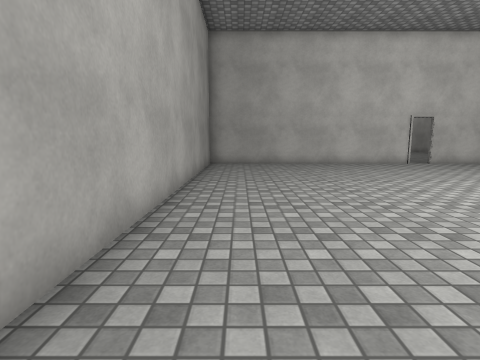
view 1 (above)

16 first-person views from a walk through a scene from a Unity 3-D project. The camera is 1.2 m above the floor, tilts 8° down and sees 80° across. The floor is counted in squares, 1 m on a side. Each view is taken from the middle of a square. On the plan, view 1 faces up. The plan holds only what a view shows up to about 13 squares ahead; the rest is blank. The place goes on beyond the plan. The player character is not drawn. Door leaves are left out, so doorways stand open. Some surface patterns are stand-ins.

view 2
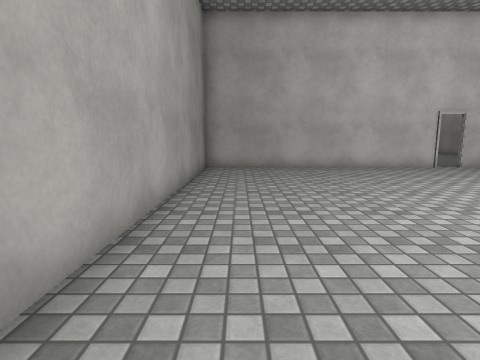

view 3
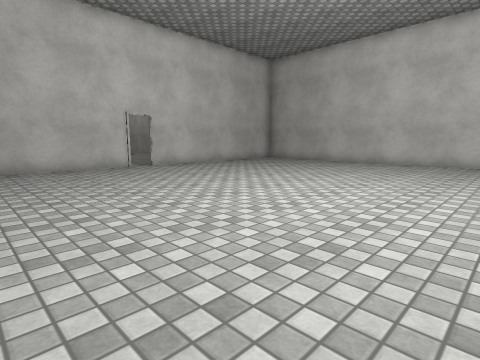

view 4
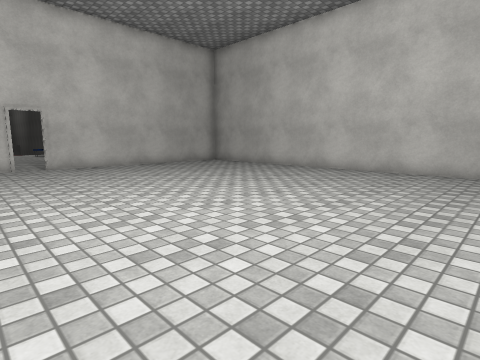

view 5
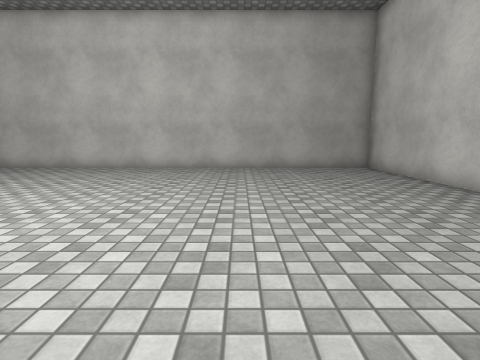

view 6
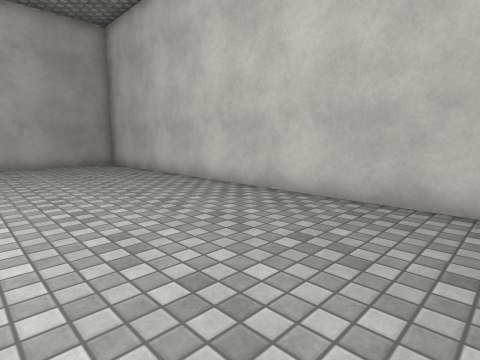

view 7
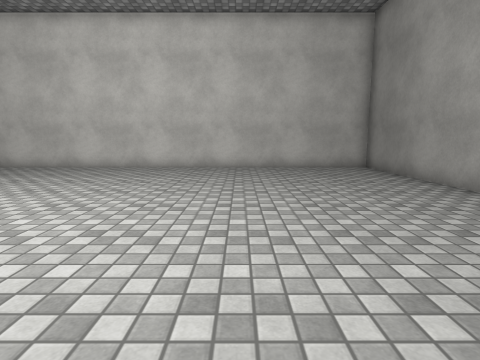

view 8
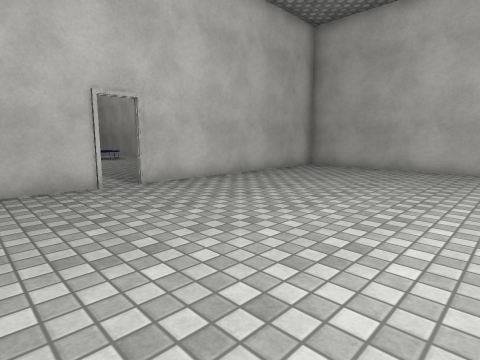

view 9
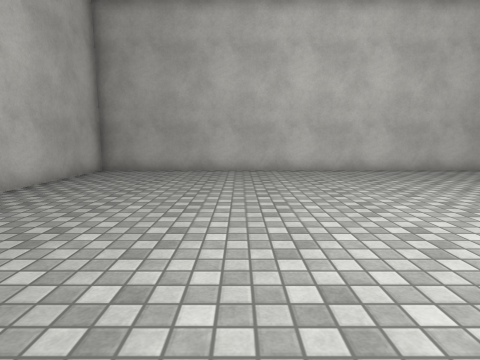

view 10
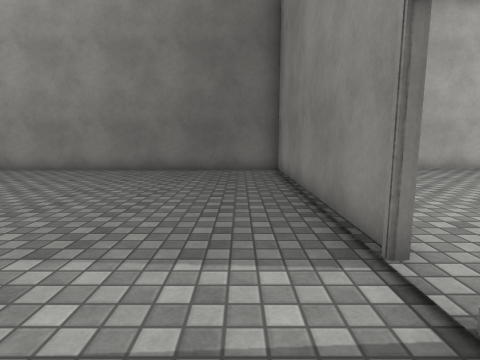

view 11
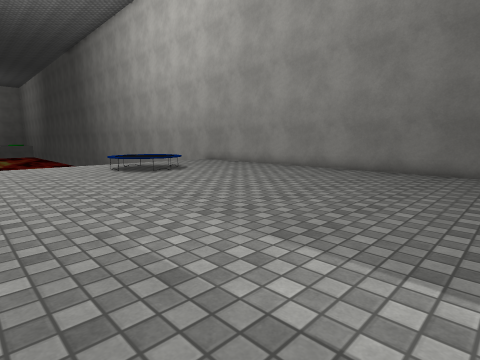

view 12
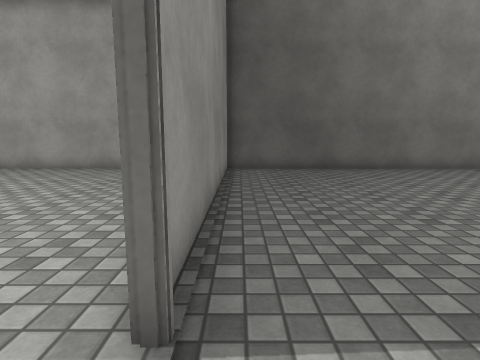

view 13
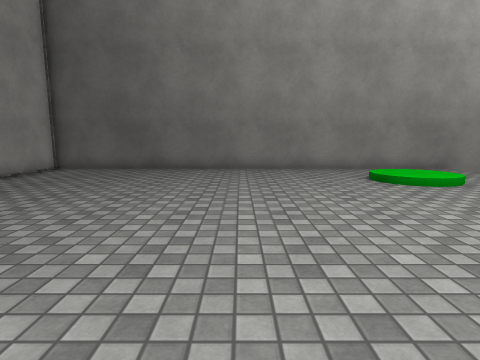

view 14
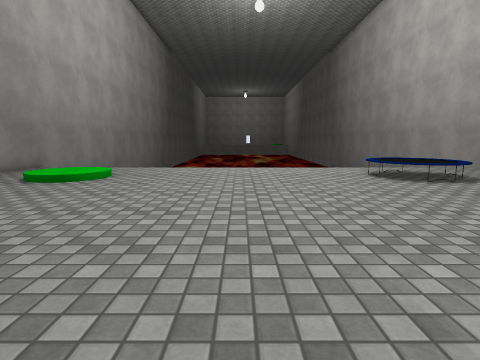

view 15
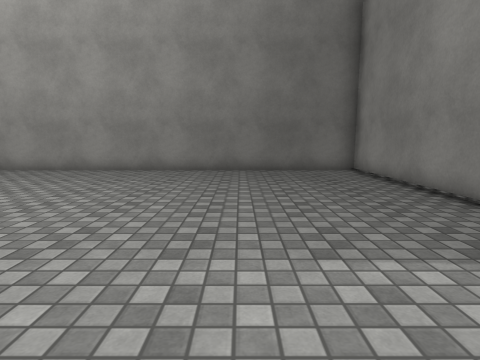

view 16
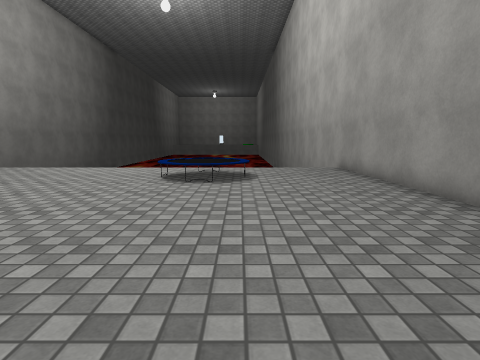

### Floor plan
Points are (right, up) in squares from view 1. A wall is a line through its corners. A room is listed if a view was taken in it or the views show most of it. See-through windows are left out.
Room 1 (views 1, 2, 3, 4, 5, 6, 7, 8, 9)
walls: (8.6, 14.5) (-1.5, 14.5) (-1.5, -5.5) (18.3, -5.5) (18.3, 14); (18.4, 14.5) (9.5, 14.5)
ways out: open door at (9, 14.5) to room 2
Room 2 (views 10, 11, 12, 13, 14, 15, 16)
walls: (9.5, 14.5) (18.4, 14.5); (-1.7, 30.5) (-1.7, 14.5) (8.6, 14.5); (18.3, 14) (18.3, 30.5)
ways out: open door at (9, 14.5) to room 1
objects: other object (1, 26) to (2, 28)

Positions as (right, up) in squares from view 1, and headings:
1: (0, 0), facing up
2: (0, 2), facing up
3: (3, 2), facing up-right
4: (7, 1), facing up-right
5: (6, 0), facing right
6: (4, 0), facing down-right
7: (4, 7), facing down
8: (6, 7), facing up-right
9: (7, 9), facing right
10: (7, 16), facing right
11: (7, 16), facing up-right
12: (10, 15), facing left
13: (10, 22), facing left
14: (7, 18), facing up
15: (7, 19), facing right
16: (14, 18), facing up
